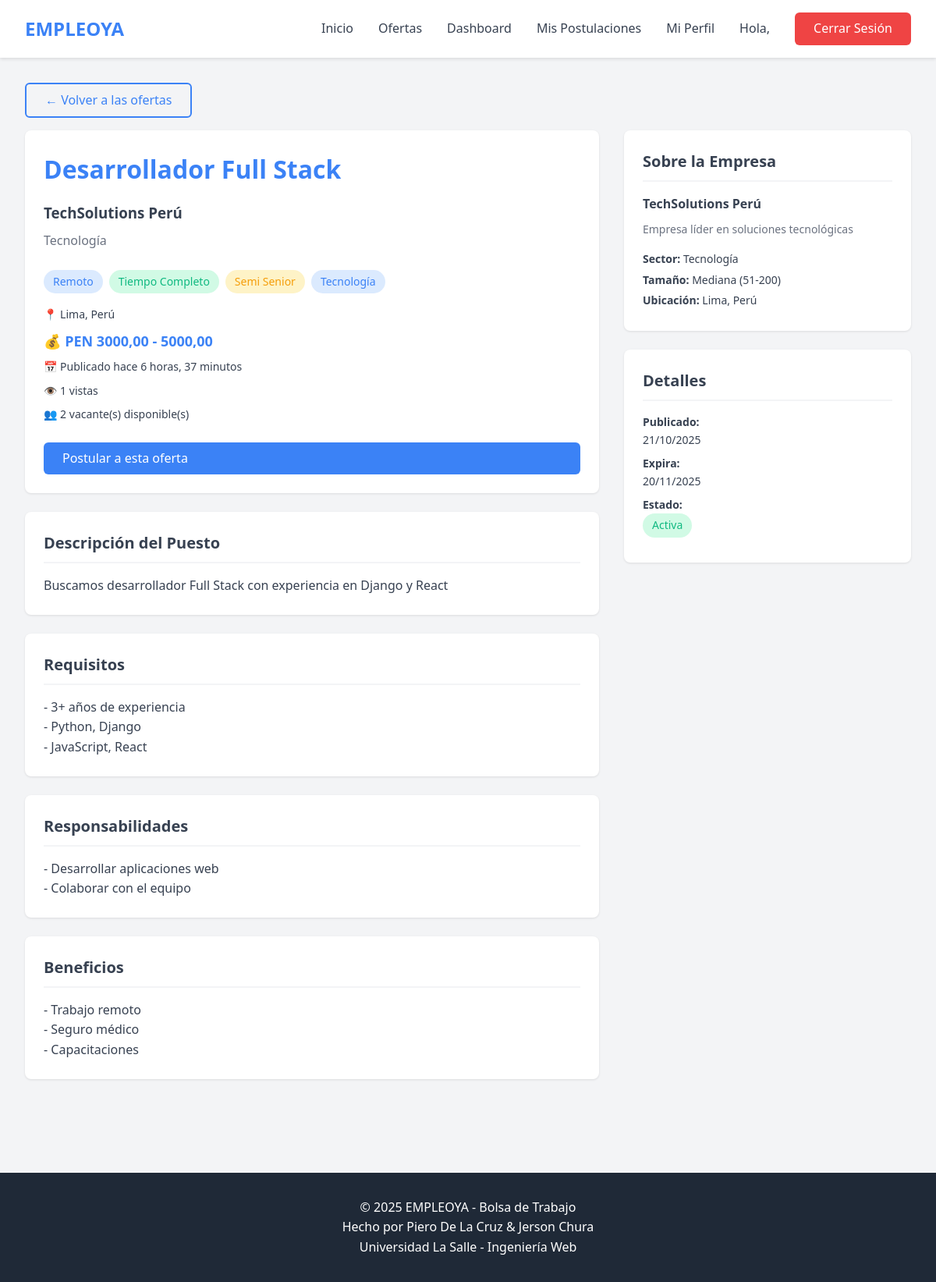
Page /ofertas/1/ (signed in) on the committed database.
### MyWebApps/models.py (models this page shows, shortened)
class OfertaTrabajo(models.Model):
    MODALIDAD_CHOICES = [
        ('presencial', 'Presencial'),
        ('remoto', 'Remoto'),
        ('hibrido', 'Híbrido'),
    ]
    TIPO_CONTRATO_CHOICES = [
        ('tiempo_completo', 'Tiempo Completo'),
        ('medio_tiempo', 'Medio Tiempo'),
        ('por_proyecto', 'Por Proyecto'),
        ('freelance', 'Freelance'),
        ('practicas', 'Prácticas'),
        ('temporal', 'Temporal'),
    ]
    NIVEL_EXPERIENCIA_CHOICES = [
        ('sin_experiencia', 'Sin Experiencia'),
        ('junior', 'Junior'),
        ('semi_senior', 'Semi Senior'),
        ('senior', 'Senior'),
        ('lead', 'Lead/Experto'),
    ]
    ESTADO_CHOICES = [
        ('borrador', 'Borrador'),
        ('pendiente_aprobacion', 'Pendiente de Aprobación'),
        ('activa', 'Activa'),
        ('pausada', 'Pausada'),
        ('expirada', 'Expirada'),
        ('cerrada', 'Cerrada'),
    ]
    empresa = models.ForeignKey(
        Empresa,
        on_delete=models.CASCADE,
        related_name='ofertas',
        verbose_name='Empresa'
    )
    categoria = models.ForeignKey(
        Categoria,
        on_delete=models.SET_NULL,
        null=True,
        related_name='ofertas',
        verbose_name='Categoría'
    )
    titulo = models.CharField(max_length=200, verbose_name='Título')
    descripcion = models.TextField(verbose_name='Descripción')
    requisitos = models.TextField(blank=True, null=True, verbose_name='Requisitos')
    responsabilidades = models.TextField(blank=True, null=True, verbose_name='Responsabilidades')
    beneficios = models.TextField(blank=True, null=True, verbose_name='Beneficios')
    salario_min = models.DecimalField(
        max_digits=10,
        decimal_places=2,
        blank=True,
        null=True,
        verbose_name='Salario Mínimo'
    )
    salario_max = models.DecimalField(
        max_digits=10,
        decimal_places=2,
        blank=True,
        null=True,
        verbose_name='Salario Máximo'
    )
    moneda = models.CharField(max_length=3, default='PEN', verbose_name='Moneda')
    ubicacion = models.CharField(max_length=200, blank=True, null=True, verbose_name='Ubicación')
    modalidad = models.CharField(
        max_length=20,
        choices=MODALIDAD_CHOICES,
        verbose_name='Modalidad'
    )
    tipo_contrato = models.CharField(
        max_length=20,
        choices=TIPO_CONTRATO_CHOICES,
        verbose_name='Tipo de Contrato'
    )
    nivel_experiencia = models.CharField(
        max_length=20,
        choices=NIVEL_EXPERIENCIA_CHOICES,
        verbose_name='Nivel de Experiencia Requerido'
    )
    vacantes_disponibles = models.IntegerField(
        default=1,
        validators=[MinValueValidator(1)],
        verbose_name='Vacantes Disponibles'
    )
    fecha_publicacion = models.DateTimeField(blank=True, null=True, verbose_name='Fecha de Publicación')
    fecha_expiracion = models.DateTimeField(blank=True, null=True, verbose_name='Fecha de Expiración')
    fecha_inicio_deseada = models.DateField(blank=True, null=True, verbose_name='Fecha de Inicio Deseada')
    estado = models.CharField(
        max_length=30,
        choices=ESTADO_CHOICES,
        default='borrador',
        verbose_name='Estado'
    )
    aprobada_admin = models.BooleanField(default=False, verbose_name='Aprobada por Admin')
    fecha_aprobacion = models.DateTimeField(blank=True, null=True, verbose_name='Fecha de Aprobación')
    vistas = models.IntegerField(default=0, verbose_name='Número de Vistas')
    fecha_creacion = models.DateTimeField(auto_now_add=True, verbose_name='Fecha de Creación')
    fecha_actualizacion = models.DateTimeField(auto_now=True, verbose_name='Última Actualización')
    class Meta:
        db_table = 'oferta_trabajo'
        verbose_name = 'Oferta de Trabajo'
        verbose_name_plural = 'Ofertas de Trabajo'
        ordering = ['-fecha_publicacion', '-fecha_creacion']
        indexes = [
            models.Index(fields=['estado', 'fecha_publicacion']),
            models.Index(fields=['categoria', 'estado']),
            models.Index(fields=['modalidad', 'estado']),
        ]
    def save(self, *args, **kwargs):
        if self.estado == 'activa' and not self.fecha_publicacion:
            self.fecha_publicacion = timezone.now()
        super().save(*args, **kwargs)

class Empresa(models.Model):
    TAMANO_EMPRESA_CHOICES = [
        ('startup', 'Startup (1-10)'),
        ('pyme', 'PYME (11-50)'),
        ('mediana', 'Mediana (51-200)'),
        ('grande', 'Grande (201-1000)'),
        ('corporacion', 'Corporación (1000+)'),
    ]
    usuario = models.OneToOneField(
        Usuario,
        on_delete=models.CASCADE,
        related_name='empresa',
        verbose_name='Usuario'
    )
    nombre_empresa = models.CharField(max_length=200, verbose_name='Nombre de la Empresa')
    ruc = models.CharField(max_length=20, unique=True, null=True, blank=True, verbose_name='RUC')
    descripcion = models.TextField(blank=True, null=True, verbose_name='Descripción')
    sector = models.CharField(max_length=100, blank=True, null=True, verbose_name='Sector')
    ubicacion = models.CharField(max_length=200, blank=True, null=True, verbose_name='Ubicación')
    sitio_web = models.URLField(blank=True, null=True, verbose_name='Sitio Web')
    logo_url = models.CharField(max_length=500, blank=True, null=True, verbose_name='URL del Logo')
    tamaño_empresa = models.CharField(
        max_length=20,
        choices=TAMANO_EMPRESA_CHOICES,
        default='pyme',
        verbose_name='Tamaño de Empresa'
    )
    telefono_empresa = models.CharField(max_length=20, blank=True, null=True, verbose_name='Teléfono')
    verificada = models.BooleanField(default=False, verbose_name='Verificada')
    fecha_creacion = models.DateTimeField(auto_now_add=True, verbose_name='Fecha de Creación')
    fecha_actualizacion = models.DateTimeField(auto_now=True, verbose_name='Última Actualización')
    class Meta:
        db_table = 'empresa'
        verbose_name = 'Empresa'
        verbose_name_plural = 'Empresas'
        ordering = ['-fecha_creacion']

class Categoria(models.Model):
    nombre = models.CharField(max_length=100, unique=True, verbose_name='Nombre')
    descripcion = models.TextField(blank=True, null=True, verbose_name='Descripción')
    icono = models.CharField(max_length=50, blank=True, null=True, verbose_name='Icono')
    activa = models.BooleanField(default=True, verbose_name='Activa')
    fecha_creacion = models.DateTimeField(auto_now_add=True, verbose_name='Fecha de Creación')
    class Meta:
        db_table = 'categoria'
        verbose_name = 'Categoría'
        verbose_name_plural = 'Categorías'
        ordering = ['nombre']

### MyWebApps/views.py (the view)
# urls.py: path('ofertas/<int:oferta_id>/', views.oferta_detalle, name='oferta_detalle'),
def oferta_detalle(request, oferta_id):
    oferta = get_object_or_404(
        OfertaTrabajo.objects.select_related('empresa', 'categoria'),
        id=oferta_id,
        estado='activa'
    )
    oferta.vistas += 1
    oferta.save(update_fields=['vistas'])
    ya_postulo = False
    if request.user.is_authenticated and hasattr(request.user, 'perfil_postulante'):
        ya_postulo = Postulacion.objects.filter(
            oferta=oferta,
            postulante=request.user.perfil_postulante
        ).exists()
    ofertas_similares = OfertaTrabajo.objects.filter(
        categoria=oferta.categoria,
        estado='activa',
        aprobada_admin=True
    ).exclude(id=oferta.id).select_related('empresa')[:4]
    context = {
        'oferta': oferta,
        'ya_postulo': ya_postulo,
        'ofertas_similares': ofertas_similares,
    }
    return render(request, 'MyWebApps/oferta_detalle.html', context)

### MyWebApps/templates/MyWebApps/oferta_detalle.html (shortened to what this page needs)
{% extends 'MyWebApps/base.html' %}
{% block content %}
<div class="container">
    <a href="{% url 'ofertas_lista' %}" class="btn btn-outline mb-2">← Volver a las ofertas</a>
    <div class="grid" style="grid-template-columns: 2fr 1fr; gap: 2rem;">
        <div>
            <div class="card">
                <h1 style="color: var(--primary); margin-bottom: 1rem;">{{ oferta.titulo }}</h1>
                <div style="margin-bottom: 1.5rem;">
                    <h3 style="margin-bottom: 0.5rem;">{{ oferta.empresa.nombre_empresa }}</h3>
                    <p class="text-muted">{{ oferta.empresa.sector }}</p>
                </div>
                <div style="display: flex; gap: 0.5rem; margin-bottom: 1rem; flex-wrap: wrap;">
                    <span class="badge badge-primary">{{ oferta.get_modalidad_display }}</span>
                    <span class="badge badge-success">{{ oferta.get_tipo_contrato_display }}</span>
                    <span class="badge badge-warning">{{ oferta.get_nivel_experiencia_display }}</span>
                    <span class="badge badge-primary">{{ oferta.categoria.nombre }}</span>
                </div>
                <div style="font-size: 0.875rem; color: var(--text); margin-bottom: 1.5rem;">
                    <p style="margin: 0.5rem 0;">📍 {{ oferta.ubicacion }}</p>
                    {% if oferta.salario_min and oferta.salario_max %}
                    <p style="margin: 0.5rem 0; font-weight: 600; color: var(--primary); font-size: 1.125rem;">
                        💰 {{ oferta.moneda }} {{ oferta.salario_min }} - {{ oferta.salario_max }}
                    </p>
                    {% endif %}
                    <p style="margin: 0.5rem 0;">📅 Publicado hace {{ oferta.fecha_publicacion|timesince }}</p>
                    <p style="margin: 0.5rem 0;">👁️ {{ oferta.vistas }} vistas</p>
                    <p style="margin: 0.5rem 0;">👥 {{ oferta.vacantes_disponibles }} vacante(s) disponible(s)</p>
                </div>
                {% if user.is_authenticated and user.tipo_usuario == 'postulante' %}
                    {% if ya_postulo %}
                        <button class="btn btn-secondary" disabled style="width: 100%;">
                            Ya has postulado a esta oferta
                        </button>
                    {% else %}
                        <a href="{% url 'postular_oferta' oferta.id %}" class="btn btn-primary" style="width: 100%;">
                            Postular a esta oferta
                        </a>
                    {% endif %}
                {% elif user.is_authenticated and user.tipo_usuario == 'empleador' %}
                    <button class="btn btn-secondary" disabled style="width: 100%;">
                        Solo postulantes pueden aplicar
                    </button>
                {% else %}
                    <a href="{% url 'login' %}?next={{ request.path }}" class="btn btn-primary" style="width: 100%;">
                        Inicia sesión para postular
                    </a>
                {% endif %}
            </div>
            <div class="card">
                <h3 class="card-header">Descripción del Puesto</h3>
                <p style="white-space: pre-line;">{{ oferta.descripcion }}</p>
            </div>
            {% if oferta.requisitos %}
            <div class="card">
                <h3 class="card-header">Requisitos</h3>
                <p style="white-space: pre-line;">{{ oferta.requisitos }}</p>
            </div>
            {% endif %}
            {% if oferta.responsabilidades %}
            <div class="card">
                <h3 class="card-header">Responsabilidades</h3>
                <p style="white-space: pre-line;">{{ oferta.responsabilidades }}</p>
            </div>
            {% endif %}
            {% if oferta.beneficios %}
            <div class="card">
                <h3 class="card-header">Beneficios</h3>
                <p style="white-space: pre-line;">{{ oferta.beneficios }}</p>
            </div>
            {% endif %}
        </div>
        <div>
            <div class="card">
                <h3 class="card-header">Sobre la Empresa</h3>
                <div style="margin-bottom: 1rem;">
                    <p class="fw-bold" style="margin-bottom: 0.5rem;">{{ oferta.empresa.nombre_empresa }}</p>
                    {% if oferta.empresa.descripcion %}
                    <p class="text-muted" style="font-size: 0.875rem;">{{ oferta.empresa.descripcion|truncatewords:30 }}</p>
                    {% endif %}
                </div>
                <div style="font-size: 0.875rem;">
                    {% if oferta.empresa.sector %}
                    <p style="margin: 0.25rem 0;"><strong>Sector:</strong> {{ oferta.empresa.sector }}</p>
                    {% endif %}
                    {% if oferta.empresa.tamaño_empresa %}
                    <p style="margin: 0.25rem 0;"><strong>Tamaño:</strong> {{ oferta.empresa.get_tamaño_empresa_display }}</p>
                    {% endif %}
                    {% if oferta.empresa.ubicacion %}
                    <p style="margin: 0.25rem 0;"><strong>Ubicación:</strong> {{ oferta.empresa.ubicacion }}</p>
                    {% endif %}
                </div>
            </div>
            <div class="card">
                <h3 class="card-header">Detalles</h3>
                <div style="font-size: 0.875rem;">
                    <p style="margin: 0.5rem 0;">
                        <strong>Publicado:</strong><br>
                        {{ oferta.fecha_publicacion|date:"d/m/Y" }}
                    </p>
                    <p style="margin: 0.5rem 0;">
                        <strong>Expira:</strong><br>
                        {{ oferta.fecha_expiracion|date:"d/m/Y" }}
                    </p>
                    <p style="margin: 0.5rem 0;">
                        <strong>Estado:</strong><br>
                        <span class="badge badge-success">{{ oferta.get_estado_display }}</span>
                    </p>
                </div>
            </div>
        </div>
    </div>
</div>
{% endblock %}

### MyWebApps/templates/MyWebApps/base.html (style rules this page uses)
* { margin: 0; padding: 0; box-sizing: border-box; }
:root { --primary: #3b82f6; --primary-dark: #2563eb; --secondary: #10b981; --danger: #ef4444; --warning: #f59e0b; --dark: #1f2937; --light: #f3f4f6; --white: #ffffff; --text: #374151; --border: #e5e7eb; }
body { font-family: 'Segoe UI', Tahoma, Geneva, Verdana, sans-serif; line-height: 1.6; color: var(--text); background-color: var(--light); }
.btn { padding: 0.5rem 1.5rem; border: none; border-radius: 0.375rem; font-weight: 500; cursor: pointer; text-decoration: none; display: inline-block; transition: all 0.3s; }
.btn-primary { background-color: var(--primary); color: var(--white); }
.btn-outline { background-color: transparent; color: var(--primary); border: 2px solid var(--primary); }
.container { max-width: 1200px; margin: 0 auto; padding: 2rem; }
.card { background-color: var(--white); border-radius: 0.5rem; box-shadow: 0 1px 3px rgba(0,0,0,0.1); padding: 1.5rem; margin-bottom: 1.5rem; }
.card-header { font-size: 1.25rem; font-weight: 600; margin-bottom: 1rem; padding-bottom: 0.5rem; border-bottom: 2px solid var(--light); }
.grid { display: grid; gap: 1.5rem; }
.badge { display: inline-block; padding: 0.25rem 0.75rem; border-radius: 9999px; font-size: 0.875rem; font-weight: 500; }
.badge-primary { background-color: #dbeafe; color: var(--primary); }
.badge-success { background-color: #d1fae5; color: var(--secondary); }
.badge-warning { background-color: #fef3c7; color: var(--warning); }
.mb-2 { margin-bottom: 1rem; }
.text-muted { color: #6b7280; }
.fw-bold { font-weight: 600; }

### rows in the picture
OfertaTrabajo: titulo "Desarrollador Full Stack", empresa.nombre_empresa "TechSolutions Perú", empresa.sector "Tecnología", modalidad "Remoto", tipo_contrato "Tiempo Completo", nivel_experiencia "Semi Senior", categoria.nombre "Tecnología", ubicacion "Lima, Perú", moneda "PEN", salario_min "3000,00", salario_max "5000,00", fecha_publicacion "6 horas, 37 minutos", vistas "1", vacantes_disponibles "2", descripcion "Buscamos desarrollador Full Stack con experiencia en Django y React", requisitos "- 3+ años de experiencia - Python, Django - JavaScript, React", responsabilidades "- Desarrollar aplicaciones web - Colaborar con el equipo", beneficios "- Trabajo remoto - Seguro médico - Capacitaciones", empresa.descripcion "Empresa líder en soluciones tecnológicas", empresa.tamaño_empresa "Mediana (51-200)", empresa.ubicacion "Lima, Perú", fecha_publicacion "21/10/2025", fecha_expiracion "20/11/2025", estado "Activa"
